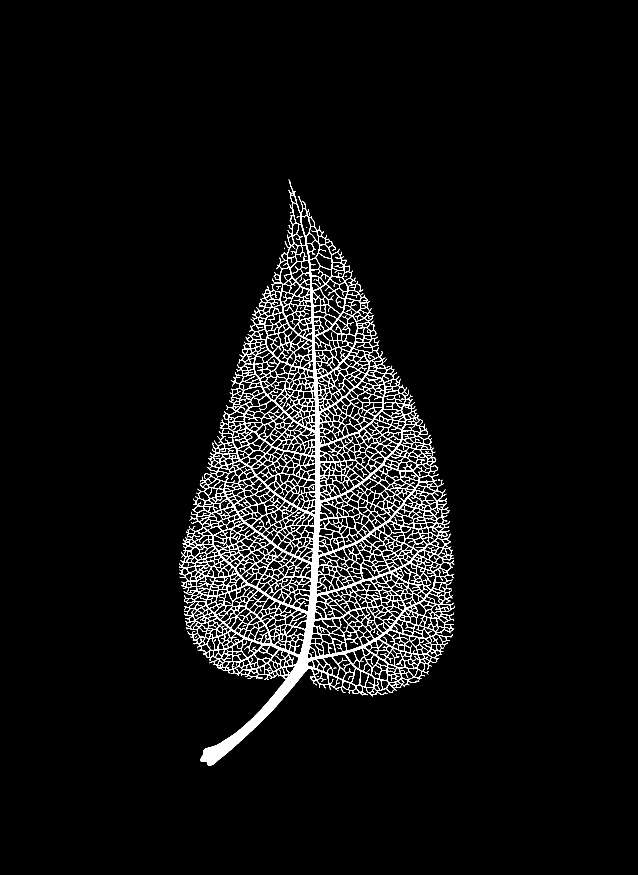
#> input picture data/vein_fl_preds_43/C_1_1_2_bot.png, 2549 x 3500 px, given in place of C_1_1_2_bot.jpeg, which was not available (shown at 1/4 size)
$ python Figures.py
#> lines starting #> are read from the running program, lines starting #| are printed output that depends on the picture; after the words box and inside, x2 and y2 are one past the last pixel; in counts of white or black regions, pixels touching at a corner belong together; pictures that were not available may be replaced by others from this repository, and a replacement may not be noted
import os, glob
import numpy as np
import matplotlib.pyplot as plt
import matplotlib.patches as mpatches
from PIL import Image
from skimage import measure

os.chdir(os.path.dirname(os.path.abspath(__file__)))

### Paths ###
results_path = "../results/"
mask_path    = "../data/vein_masks/"
image_path   = "../data/images/"
save_path    = "../figures_marion/"
os.makedirs(save_path, exist_ok=True)

AUTH_PRED_DIRS = {
    42: "../data_marion/vein_fl_preds_42/",
    43: "../data_marion/vein_fl_preds_43/",
    44: "../data_marion/vein_fl_preds_44/",
    45: "../data_marion/vein_fl_preds_45/",
    46: "../data_marion/vein_fl_preds_46/",
    47: "../data_marion/vein_fl_preds_47/",
}

APPROACHES = {
    "config.yaml":          "Our approach",
    "config_original.yaml": "Original",
}

def reduce_dim(mask):
    return mask[:, :, 0] if len(mask.shape) == 3 else mask

example_name   = "C_1_1_2_bot"
leaf_pred_path = "../data_marion/leaf_preds_jlag_sam3/"
rmin, rmax  = 600, 3200
cmin, cmax  = 600, 2000
figsize     = 5
n_tick      = 400
plot_width  = figsize
plot_height = (rmax - rmin) / (cmax - cmin) * figsize

approach_runs = {label: [] for label in APPROACHES.values()}
for run_dir in sorted(glob.glob(results_path + "*/")):
    for config_name, label in APPROACHES.items():
        if os.path.exists(run_dir + config_name):
            approach_runs[label].append(run_dir)
            break

fig_runs = [
    (label, runs[0])
    for label, runs in approach_runs.items()
    if runs and os.path.exists(runs[0] + "vein_fl_preds/" + example_name + ".png")
]

if fig_runs:
    n = len(fig_runs)
    fig, axes = plt.subplots(1, n, figsize=[n * plot_width, plot_height], constrained_layout=True)
    if n == 1:
        axes = [axes]

    image      = np.array(Image.open(image_path + example_name + ".jpeg"), dtype=float) / 255
#> image: shape (3500, 2549, 3) float64; values 0 (black) and 1 (white), 3.5% white; 189 white regions (130 under 20 px), largest, box (x1, y1, x2, y2) and area: (716, 718, 1820, 3063) 308350, (1692, 2572, 1720, 2589) 78, (982, 1505, 1019, 1524) 71
    image_crop = image[rmin:rmax, cmin:cmax]
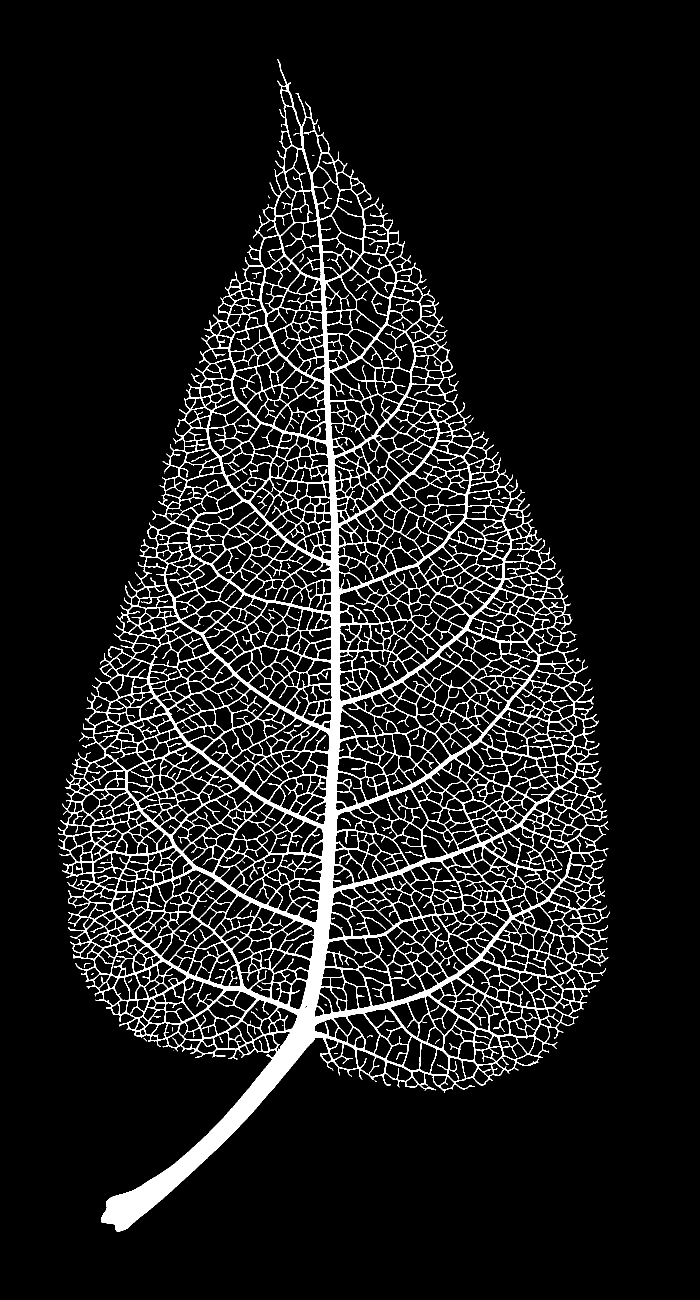
#> image_crop: shape (2600, 1400, 3) float64 (shown at 1/2 size); values 0 (black) and 1 (white), 8.6% white; 189 white regions (130 under 20 px), largest, box (x1, y1, x2, y2) and area: (116, 118, 1220, 2463) 308350, (1092, 1972, 1120, 1989) 78, (382, 905, 419, 924) 71

    leaf_file = leaf_pred_path + example_name + ".png"
    contour   = None
    if os.path.exists(leaf_file):
        leaf_crop = (np.array(Image.open(leaf_file), dtype=float)[:, :, 0] > 128)[rmin:rmax, cmin:cmax]
        contour   = measure.find_contours(leaf_crop, 0.5)[0]
#> contour = 22441 pairs, first value 117.5 to 2462.5, second value 115.5 to 1218.5

    for ax, (label, run_dir) in zip(axes, fig_runs):
        vein_crop  = (np.array(Image.open(run_dir + "vein_fl_preds/" + example_name + ".png"), dtype=float)[:, :, 0] > 128)[rmin:rmax, cmin:cmax]
        plot_image = image_crop.copy()
        plot_image[vein_crop] = [1, 0, 0]
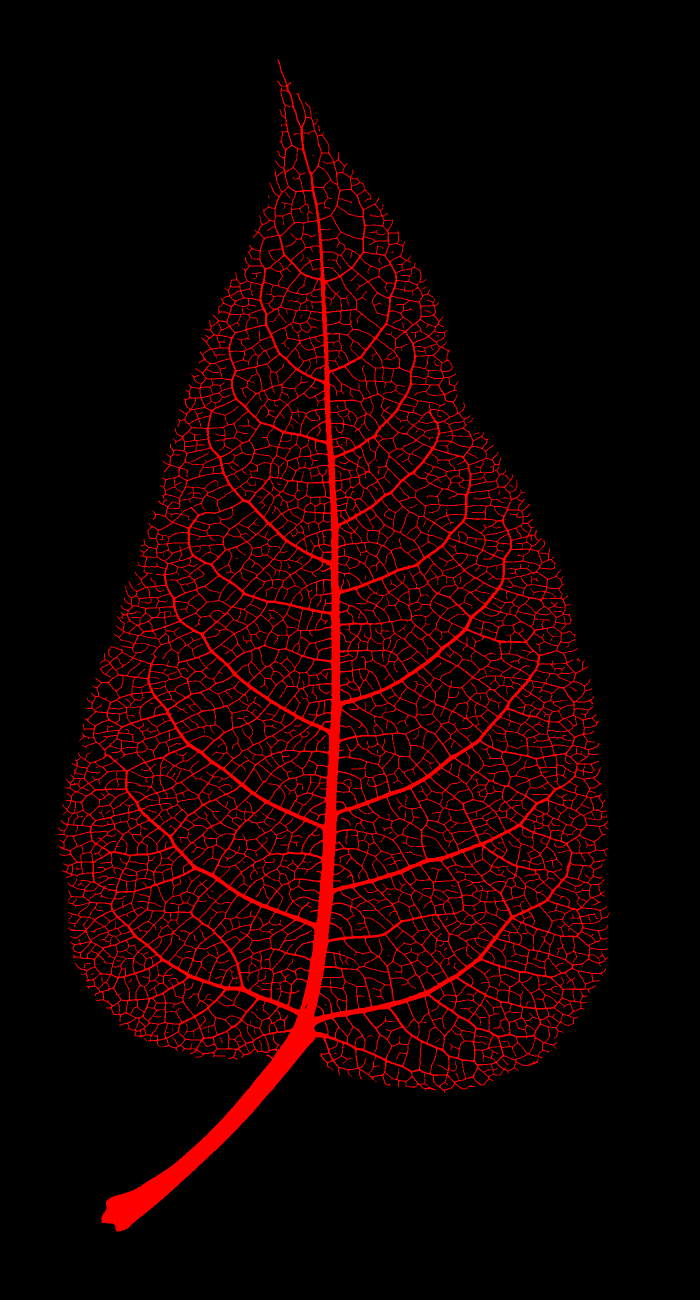
#> plot_image: shape (2600, 1400, 3) float64 (shown at 1/2 size); mean R, G, B 0.0855, 0, 0
        plt.sca(ax)
        plt.imshow(plot_image, vmin=0, vmax=1, extent=[cmin, cmax, rmax, rmin])
        if contour is not None:
            plt.plot(contour[:, 1] + cmin, contour[:, 0] + rmin, "b-", linewidth=2)
        plt.xticks([i * n_tick for i in range(8)], [i * n_tick for i in range(8)], fontsize=12)
        plt.yticks([i * n_tick for i in range(8)], [i * n_tick for i in range(8)], fontsize=12)
        plt.xlim([cmin, cmax - 1])
        plt.ylim([rmax, rmin])
        ax.set_title(label, fontsize=15)

    plt.savefig(save_path + "figure_1.png", bbox_inches="tight", dpi=200)
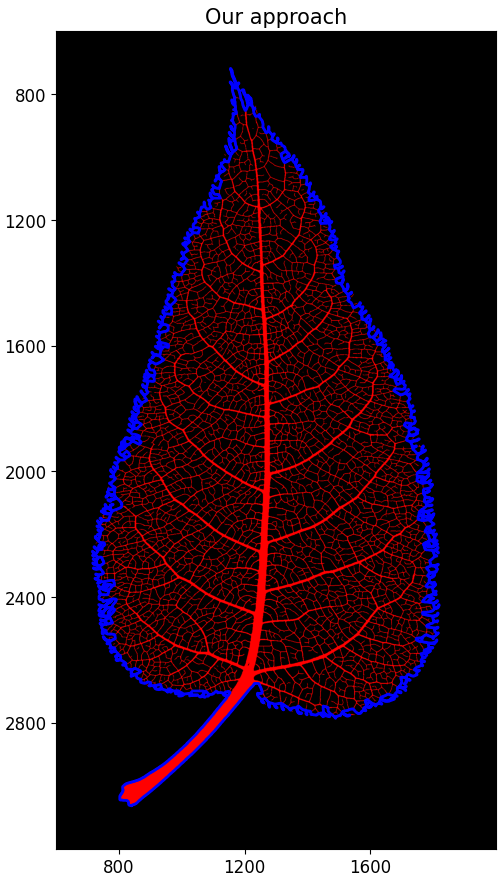
#> figure drawn by matplotlib, 1 panel
    plt.show()
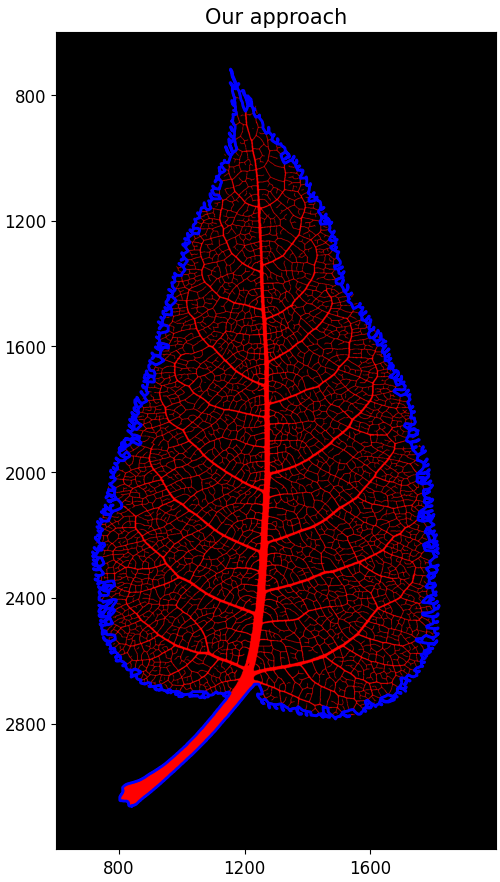
#> figure drawn by matplotlib, 1 panel


run42_normal_dir  = results_path + "20260601-112025-063664/"
run42_example     = "C_1_14_18_bot"
run42_pred_file   = run42_normal_dir + "vein_fl_preds/" + run42_example + ".png"
run42_real_file   = mask_path + run42_example + ".png"

if os.path.exists(run42_pred_file):
    rmin2, rmax2 = 150, 3200
    cmin2, cmax2 = 900, 1900
    plot_height2 = (rmax2 - rmin2) / (cmax2 - cmin2) * figsize

    image2      = np.array(Image.open(image_path + run42_example + ".jpeg"), dtype=float) / 255
    image_crop2 = image2[rmin2:rmax2, cmin2:cmax2]

    leaf_file2 = leaf_pred_path + run42_example + ".png"
    contour2   = None
    if os.path.exists(leaf_file2):
        leaf_arr2  = np.array(Image.open(leaf_file2), dtype=float)
        leaf_crop2 = (leaf_arr2[:, :, 0] if leaf_arr2.ndim == 3 else leaf_arr2) > 128
        leaf_crop2 = leaf_crop2[rmin2:rmax2, cmin2:cmax2]
        contour2   = measure.find_contours(leaf_crop2, 0.5)[0]

    vein_arr2  = np.array(Image.open(run42_pred_file), dtype=float)
    vein_crop2 = (vein_arr2[:, :, 0] if vein_arr2.ndim == 3 else vein_arr2) > 128
    vein_crop2 = vein_crop2[rmin2:rmax2, cmin2:cmax2]

    real_crop2 = None
    if os.path.exists(run42_real_file):
        real_arr2  = np.array(Image.open(run42_real_file), dtype=float)
        real_bin2  = reduce_dim(real_arr2) / 255 > 0.5
        real_crop2 = real_bin2[rmin2:rmax2, cmin2:cmax2]

    n_panels = 2 + (real_crop2 is not None)
    fig, axes = plt.subplots(1, n_panels, figsize=[n_panels * plot_width, plot_height2], constrained_layout=True)

    panel_idx = 0
    plt.sca(axes[panel_idx])
    plt.imshow(image_crop2, vmin=0, vmax=1, extent=[cmin2, cmax2, rmax2, rmin2])
    axes[panel_idx].set_title("Base image", fontsize=15)
    panel_idx += 1

    if real_crop2 is not None:
        plot_real2 = image_crop2.copy()
        plot_real2[real_crop2] = [1, 0, 0]
        plt.sca(axes[panel_idx])
        plt.imshow(plot_real2, vmin=0, vmax=1, extent=[cmin2, cmax2, rmax2, rmin2])
        axes[panel_idx].set_title("+ ground truth mask (veins)", fontsize=15)
        panel_idx += 1

    plot_image2 = image_crop2.copy()
    plot_image2[vein_crop2] = [1, 0, 0]
    plt.sca(axes[panel_idx])
    plt.imshow(plot_image2, vmin=0, vmax=1, extent=[cmin2, cmax2, rmax2, rmin2])
    if contour2 is not None:
        plt.plot(contour2[:, 1] + cmin2, contour2[:, 0] + rmin2, "b-", linewidth=2)
    axes[panel_idx].set_title("Our approach - run 42 (" + run42_example + ")", fontsize=15)

    for ax in axes:
        ax.set_xticks([cmin2 + i * n_tick for i in range(int((cmax2 - cmin2) / n_tick) + 1)])
        ax.set_yticks([rmin2 + i * n_tick for i in range(int((rmax2 - rmin2) / n_tick) + 1)])
        ax.tick_params(labelsize=12)
        ax.set_xlim([cmin2, cmax2 - 1])
        ax.set_ylim([rmax2, rmin2])

    plt.savefig(save_path + "figure_run42_normal.png", bbox_inches="tight", dpi=200)
    plt.show()


    def plot_mask_on_leaf(base_image, masks_colors, contour, title):
        plot_img = base_image.copy()
        for mask, color in masks_colors:
            plot_img[mask] = color
        fig, ax = plt.subplots(figsize=[plot_width, plot_height2], constrained_layout=True)
        plt.imshow(plot_img, vmin=0, vmax=1, extent=[cmin2, cmax2, rmax2, rmin2])
        if contour is not None:
            plt.plot(contour[:, 1] + cmin2, contour[:, 0] + rmin2, "k-", linewidth=2)
        ax.set_title(title, fontsize=15)
        ax.set_xticks([cmin2 + i * n_tick for i in range(int((cmax2 - cmin2) / n_tick) + 1)])
        ax.set_yticks([rmin2 + i * n_tick for i in range(int((rmax2 - rmin2) / n_tick) + 1)])
        ax.tick_params(labelsize=12)
        ax.set_xlim([cmin2, cmax2 - 1])
        ax.set_ylim([rmax2, rmin2])
        return fig, ax

    rmin3, rmax3 = 1700, 2500
    cmin3, cmax3 = 1100, 1500

    if real_crop2 is not None:
        both      = real_crop2 & vein_crop2
        mask_only = real_crop2 & ~vein_crop2
        pred_only = ~real_crop2 & vein_crop2

        fig, ax = plot_mask_on_leaf(
            image_crop2,
            [(mask_only, [0, 1, 0]), (pred_only, [1, 0, 0]), (both, [0, 0, 1])],
            contour2,
            "Ground truth vs. prediction comparison - run 42 (" + run42_example + ")",
        )
        legend_handles = [
            mpatches.Patch(color=[0, 0, 1], label="Les deux"),
            mpatches.Patch(color=[0, 1, 0], label="Masque seul"),
            mpatches.Patch(color=[1, 0, 0], label="Prediction seule"),
        ]
        ax.legend(handles=legend_handles, loc="upper right", fontsize=11, framealpha=0.9)
        rect = plt.Rectangle((cmin3, rmin3), cmax3 - cmin3, rmax3 - rmin3,
                              linewidth=2, edgecolor="black", facecolor="none", linestyle="-")
        ax.add_patch(rect)
        plt.savefig(save_path + "figure_run42_diff.png", bbox_inches="tight", dpi=200)
        plt.show()

        plot_mask_on_leaf(np.ones_like(image_crop2), [(both, [0, 0, 1])], contour2,
                          "Both (ground truth & prediction) - run 42 (" + run42_example + ")")
        plt.savefig(save_path + "figure_run42_both.png", bbox_inches="tight", dpi=200)
        plt.show()

        plot_mask_on_leaf(np.ones_like(image_crop2), [(mask_only, [0, 1, 0])], contour2,
                          "Mask only - run 42 (" + run42_example + ")")
        plt.savefig(save_path + "figure_run42_mask_only.png", bbox_inches="tight", dpi=200)
        plt.show()

        plot_mask_on_leaf(np.ones_like(image_crop2), [(pred_only, [1, 0, 0])], contour2,
                          "Prediction only - run 42 (" + run42_example + ")")
        plt.savefig(save_path + "figure_run42_pred_only.png", bbox_inches="tight", dpi=200)
        plt.show()

        both3      = both[rmin3 - rmin2:rmax3 - rmin2, cmin3 - cmin2:cmax3 - cmin2]
        mask_only3 = mask_only[rmin3 - rmin2:rmax3 - rmin2, cmin3 - cmin2:cmax3 - cmin2]
        pred_only3 = pred_only[rmin3 - rmin2:rmax3 - rmin2, cmin3 - cmin2:cmax3 - cmin2]
        image_crop3 = image_crop2[rmin3 - rmin2:rmax3 - rmin2, cmin3 - cmin2:cmax3 - cmin2]

        plot_width3  = 6
        plot_height3 = (rmax3 - rmin3) / (cmax3 - cmin3) * plot_width3

        plot_img3 = image_crop3.copy()
        plot_img3[mask_only3] = [0, 1, 0]
        plot_img3[pred_only3] = [1, 0, 0]
        plot_img3[both3]      = [0, 0, 1]

        fig, ax = plt.subplots(figsize=[plot_width3, plot_height3], constrained_layout=True)
        plt.imshow(plot_img3, vmin=0, vmax=1, extent=[cmin3, cmax3, rmax3, rmin3])
        ax.set_xticks([]); ax.set_yticks([])
        for spine in ax.spines.values():
            spine.set_edgecolor("black"); spine.set_linewidth(2)
        plt.savefig(save_path + "figure_run42_diff_zoom.png", bbox_inches="tight", dpi=300)
        plt.show()

        fig, ax = plt.subplots(figsize=[plot_width3, plot_height3], constrained_layout=True)
        plt.imshow(image_crop3, vmin=0, vmax=1, extent=[cmin3, cmax3, rmax3, rmin3])
        ax.set_xticks([]); ax.set_yticks([])
        for spine in ax.spines.values():
            spine.set_edgecolor("black"); spine.set_linewidth(2)
        plt.savefig(save_path + "figure_run42_diff_zoom_leaf.png", bbox_inches="tight", dpi=300)
        plt.show()

        vein_crop3 = vein_crop2[rmin3 - rmin2:rmax3 - rmin2, cmin3 - cmin2:cmax3 - cmin2]
        fig, ax = plt.subplots(figsize=[plot_width3, plot_height3], constrained_layout=True)
        plt.imshow(image_crop3, vmin=0, vmax=1, extent=[cmin3, cmax3, rmax3, rmin3])
        plt.imshow(vein_crop3, cmap="Reds", alpha=0.2, extent=[cmin3, cmax3, rmax3, rmin3])
        ax.set_xticks([]); ax.set_yticks([])
        for spine in ax.spines.values():
            spine.set_edgecolor("black"); spine.set_linewidth(2)
        plt.savefig(save_path + "figure_run42_zoom_pred_transparent_ours.png", bbox_inches="tight", dpi=300)
        plt.show()

        auth_pred_file = AUTH_PRED_DIRS[42] + run42_example + ".png"
        if os.path.exists(auth_pred_file):
            auth_arr2   = np.array(Image.open(auth_pred_file), dtype=float)
            auth_crop2  = (auth_arr2[:, :, 0] if auth_arr2.ndim == 3 else auth_arr2) > 128
            auth_crop2  = auth_crop2[rmin2:rmax2, cmin2:cmax2]

            auth_both      = real_crop2 & auth_crop2
            auth_mask_only = real_crop2 & ~auth_crop2
            auth_pred_only = ~real_crop2 & auth_crop2

            plot_mask_on_leaf(np.ones_like(image_crop2), [(auth_both, [0, 0, 1])], contour2,
                              "Both (ground truth & prediction) - Authors' method (" + run42_example + ")")
            plt.savefig(save_path + "figure_run42_both_authors.png", bbox_inches="tight", dpi=200)
            plt.show()

            plot_mask_on_leaf(np.ones_like(image_crop2), [(auth_mask_only, [0, 1, 0])], contour2,
                              "Mask only - Authors' method (" + run42_example + ")")
            plt.savefig(save_path + "figure_run42_mask_only_authors.png", bbox_inches="tight", dpi=200)
            plt.show()

            plot_mask_on_leaf(np.ones_like(image_crop2), [(auth_pred_only, [1, 0, 0])], contour2,
                              "Prediction only - Authors' method (" + run42_example + ")")
            plt.savefig(save_path + "figure_run42_pred_only_authors.png", bbox_inches="tight", dpi=200)
            plt.show()
